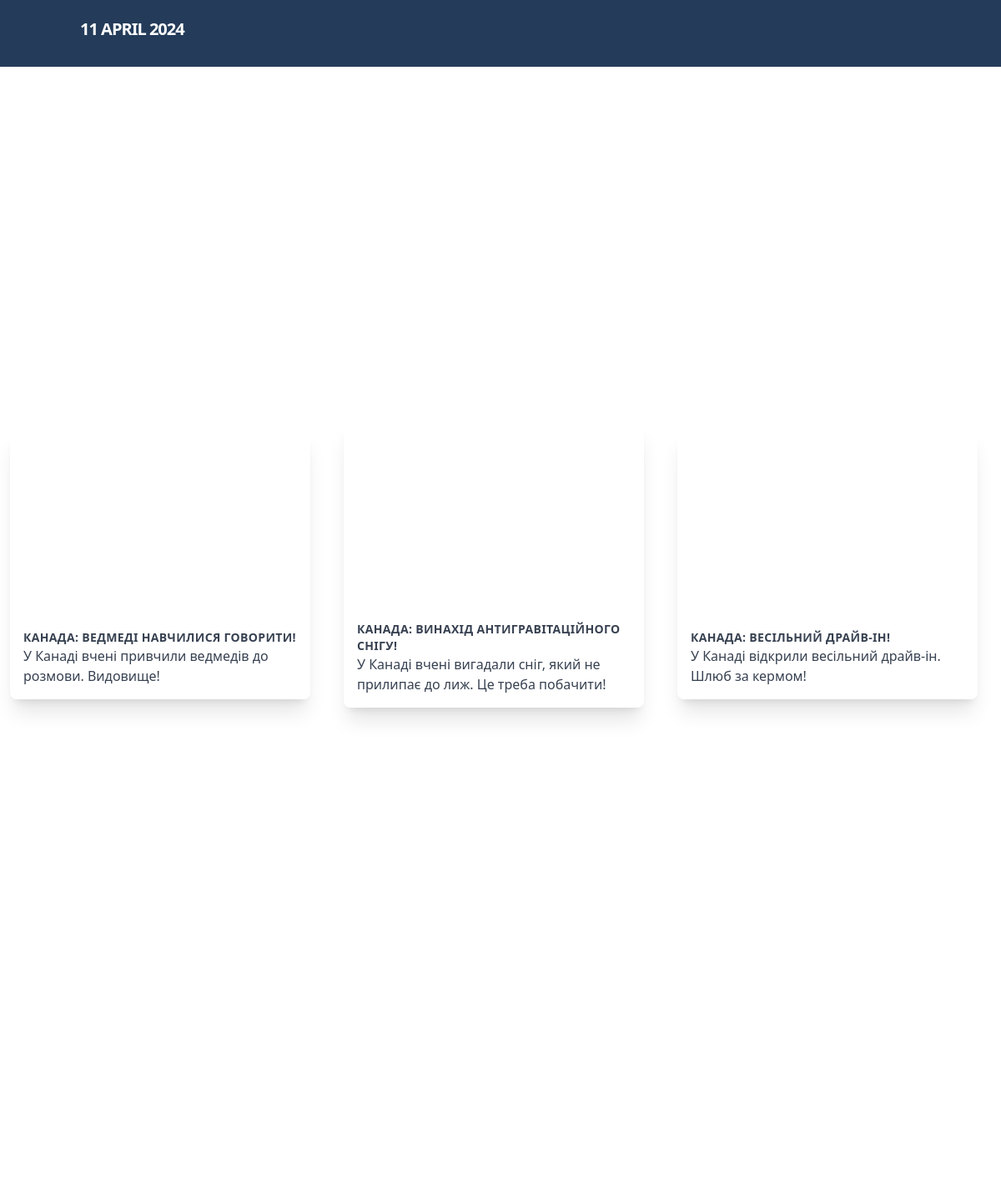
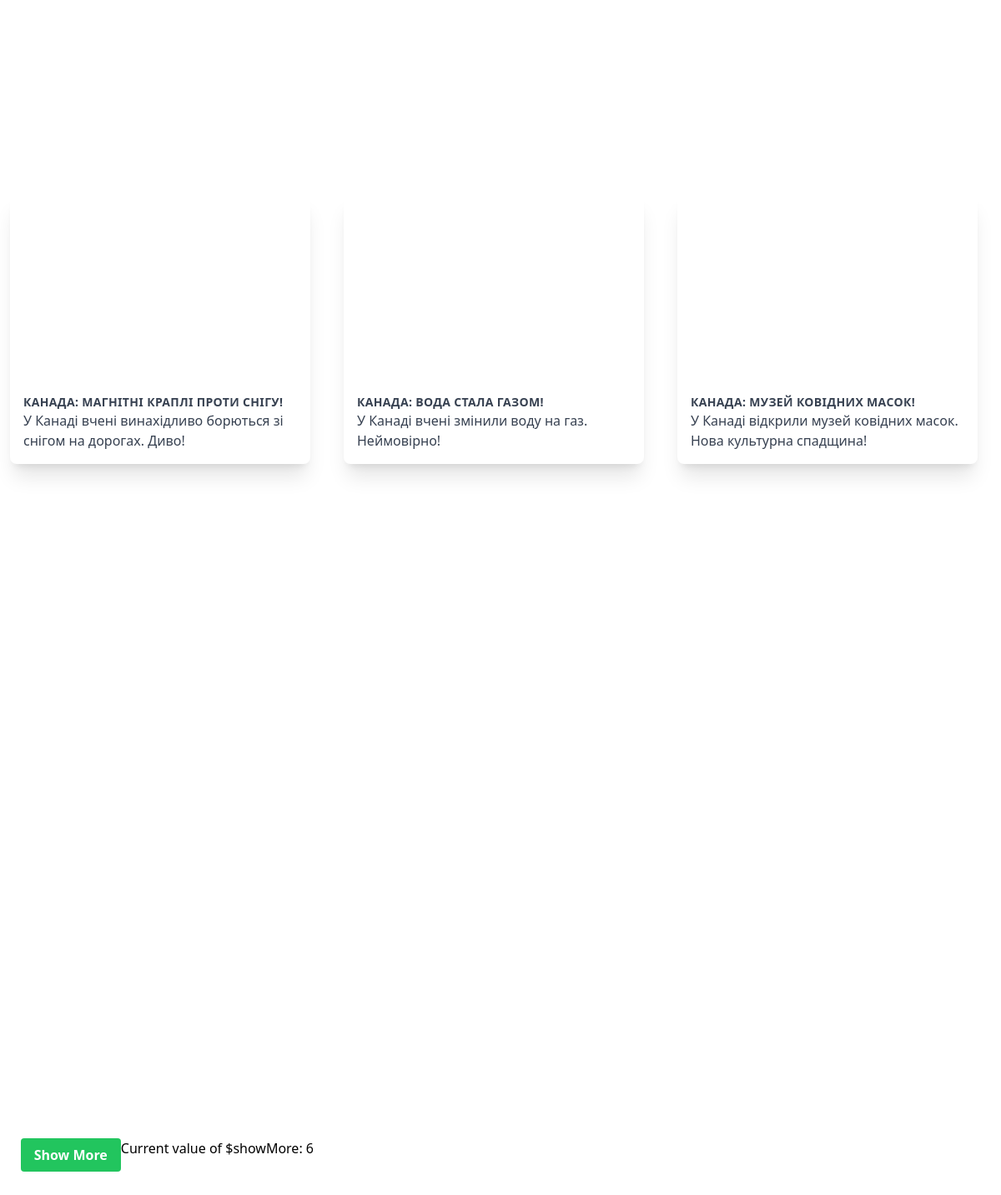
The page / on the database its author committed (2 pictures, top to bottom).
### tables this page shows
CREATE TABLE `news` (
  `id` int NOT NULL,
  `title` varchar(1000) NOT NULL,
  `description` varchar(1000) NOT NULL,
  `image_url` varchar(1000) NOT NULL
);

### logic.php (the view, shortened to what this page needs)
<?php
function current_year() {
    return date("j  F  Y ");
}
class House {
    public $title;
    public $description;
    public $image_url;
    public function __construct($title, $description, $image_url) {
        $this->title = $title;
        $this->description = $description;
        $this->image_url = $image_url;
    }
    public function renderHTML() {
        return '
        <div class="max-w-sm w-full py-6 px-3">
            <div class="bg-white shadow-xl rounded-lg overflow-hidden">
                <div class="bg-cover bg-center h-56 p-4" style="background-image: url(' . $this->image_url . ')">
                    <div class="flex justify-end">
                        <svg class="h-6 w-6 text-white fill-current" xmlns="http://www.w3.org/2000/svg" viewBox="0 0 24 24">
                            <path d="M12.76 3.76a6 6 0 0 1 8.48 8.48l-8.53 8.54a1 1 0 0 1-1.42 0l-8.53-8.54a6 6 0 0 1 8.48-8.48l.76.75.76-.75zm7.07 7.07a4 4 0 1 0-5.66-5.66l-1.46 1.47a1 1 0 0 1-1.42 0L9.83 5.17a4 4 0 1 0-5.66 5.66L12 18.66l7.83-7.83z"></path>
                        </svg>
                    </div>
                </div>
                <div class="p-4">
                    <p class="uppercase tracking-wide text-sm font-bold text-gray-700">' . $this->title . '</p>
                    <p class="text-gray-700">' . $this->description . '</p>
                </div>
            </div>
        </div>
        ';
    }
}
?>

### index.php (shortened to what this page needs)
<?php
include 'logic.php';
?>
<!DOCTYPE html>
<html lang="en">
<head>
  <script src="https://cdn.tailwindcss.com"></script>
</head>
<body class="subpixel-antialiased font-Montserrat">
<nav class="sticky top-0 h-20 bg-[#243c5a] p-5 sm:px-24 xl:px-64">
  <div class="mx-auto flex justify-between items-center">
    <a href="#" class="uppercase text-white text-xl xl:text-3xl font-bold whitespace-no-wrap font-Montserrat leading-normal tracking-tighter"> <?php
$year = current_year();
echo  $year;
?></a>
  </div>
</nav>
<main>
  <section class="bg-white -mt-12 py-16">
    <div class="flex items-center justify-center min-h-screen grid lg:grid-cols-3 md:grid-cols-2 sm:grid-cols-1">
    <?php
$servername = "localhost";
$username = "root";
$password = "";
$dbname = "modul_SQL";
$conn = new mysqli($servername, $username, $password, $dbname);
$showMore = isset($_GET['houses']) ? $_GET['houses'] : 6;
$sql = "SELECT * FROM news LIMIT $showMore";
$result = $conn->query($sql);
if ($result->num_rows > 0) {
    while ($row = $result->fetch_assoc()) {
        $house = new House(
            $row["title"],
            $row["description"],
            $row["image_url"]
        );
        echo $house->renderHTML();
    }
    $sql_count = "SELECT COUNT(*) as count FROM news";
    $result_count = $conn->query($sql_count);
    $row_count = $result_count->fetch_assoc();
    $total_houses = $row_count['count'];
    if ($showMore >= $total_houses) {
        echo "<div class=\"flex justify-end mt-4 mr-6\">";
        echo "<button class=\"bg-red-500 text-white font-bold py-2 px-4 rounded cursor-not-allowed\">No More Houses</button>";
        echo "</div>";
    } else {
        echo "<div class=\"flex justify-end mt-4 mr-6\">";
        echo "<a href=\"?houses=" . ($showMore + 6) . "\" class=\"bg-green-500 hover:bg-yellow-500 text-white font-bold py-2 px-4 rounded\">Show More</a>";
        echo "         Current value of \$showMore: $showMore";
        echo "</div>";
    }
} else {
    echo "0 results";
}
?>
    </div>
  </section>
</main>
</body>
</html>

### rows shown on the page
news: title "КАНАДА: ВЕДМЕДІ НАВЧИЛИСЯ ГОВОРИТИ!", description "У Канаді вчені привчили ведмедів до розмови. Видовище!"
news: title "КАНАДА: ВИНАХІД АНТИГРАВІТАЦІЙНОГО СНІГУ!", description "У Канаді вчені вигадали сніг, який не прилипає до лиж. Це треба побачити!"
news: title "КАНАДА: ВЕСІЛЬНИЙ ДРАЙВ-ІН!", description "У Канаді відкрили весільний драйв-ін. Шлюб за кермом!"
news: title "КАНАДА: МАГНІТНІ КРАПЛІ ПРОТИ СНІГУ!", description "У Канаді вчені винахідливо борються зі снігом на дорогах. Диво!"
news: title "КАНАДА: ВОДА СТАЛА ГАЗОМ!", description "У Канаді вчені змінили воду на газ. Неймовірно!"
news: title "КАНАДА: МУЗЕЙ КОВІДНИХ МАСОК!", description "У Канаді відкрили музей ковідних масок. Нова культурна спадщина!"

### other values the page prints
$year "11 APRIL 2024"
$showMore "6"
